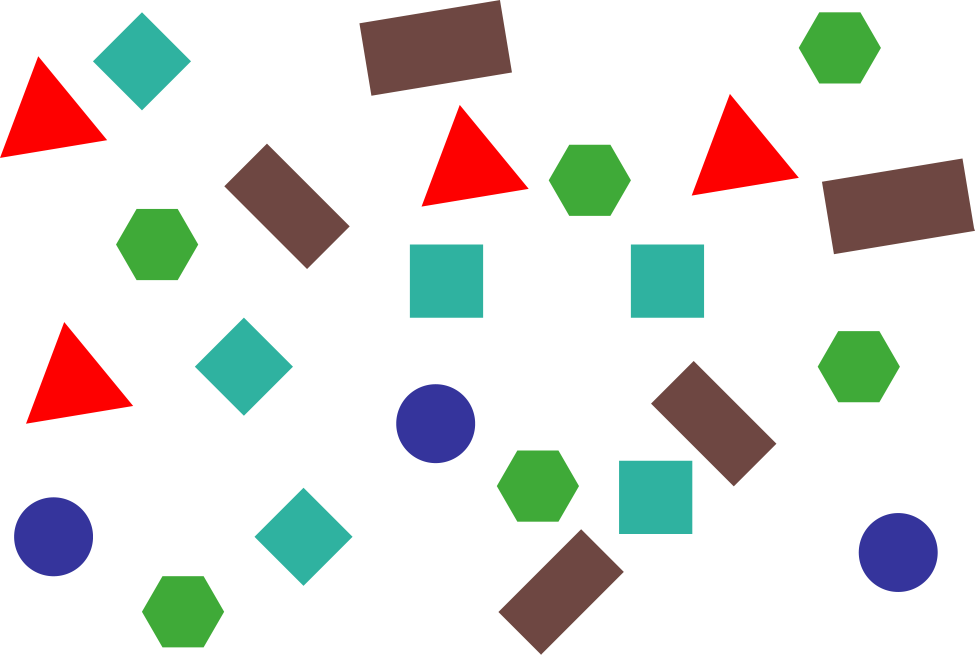
#> input picture img/simu2.jpg, 3898 x 2619 px, found by its file name (shown at 1/4 size)
$ python contour_detection_im.py
#> lines starting #> are read from the running program, lines starting #| are printed output that depends on the picture; after the words box and inside, x2 and y2 are one past the last pixel; in counts of white or black regions, pixels touching at a corner belong together
import cv2 as cv

img = cv.imread('C:\\Users\\amine\\Desktop\\codings\\Final\\img\\simu2.jpg')
#> img is the input picture: shape (2619, 3898, 3); mean B, G, R 219.3, 222.8, 222.9
print('image found')
print(img.shape)
#| (2619, 3898, 3)
h=img.shape[0]
#> h = 2619
w=img.shape[1]
#> w = 3898
result = img.copy()
result = cv.resize(result, (640, 484))
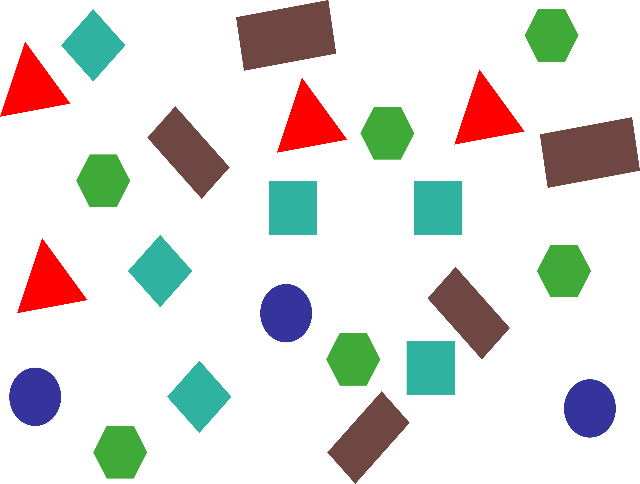
#> result: shape (484, 640, 3); mean B, G, R 219.3, 222.8, 222.9
# Remove noise from the image
blurred = cv.GaussianBlur(result,(7,7),0)
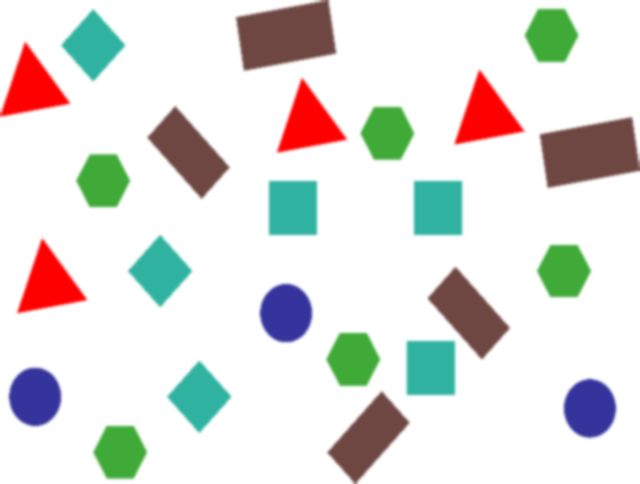
#> blurred: shape (484, 640, 3); mean B, G, R 219.3, 222.8, 222.9
img_gray = cv.cvtColor(blurred, cv.COLOR_BGR2GRAY)
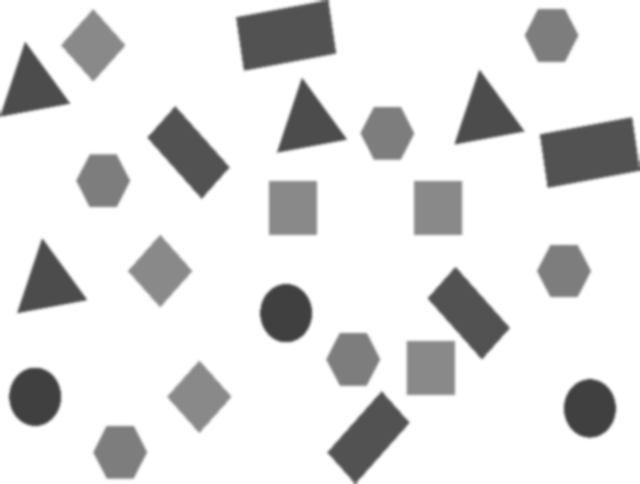
#> img_gray: shape (484, 640); min 64, max 255, mean 222.4
_, thresh = cv.threshold(img_gray, 95, 255, cv.THRESH_BINARY+cv.THRESH_OTSU)
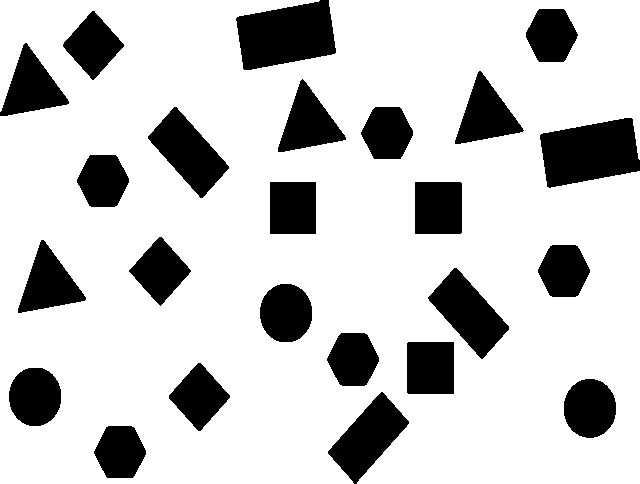
#> thresh: shape (484, 640); 79.2% white; 24 black regions, largest, box (x1, y1, x2, y2) and area: (540, 118, 640, 188) 5127, (236, 0, 336, 70) 5125, (328, 392, 409, 484) 3456
thresh = 255-thresh #The function findContours describes the contour of areas consisting of ones. The areas in which you are interested are black, though.    contours, _  = cv.findContours(thresh, cv.RETR_EXTERNAL, cv.CHAIN_APPROX_SIMPLE)
#> thresh: shape (484, 640); 20.8% white; 24 white regions
contours, _  = cv.findContours(thresh, cv.RETR_EXTERNAL, cv.CHAIN_APPROX_SIMPLE)
#> contours = 24 contours; largest, box (x1, y1, x2, y2) and area: (540, 118, 640, 188) 4983, (236, 0, 336, 70) 4981, (328, 392, 409, 484) 3362, (428, 268, 509, 359) 3358, (148, 107, 229, 198) 3358

    #____________________________
        #Straight Bounding Rectangl
        # Get the bounding rectangle

print("Number of Contours Returned: {}".format(len(contours)))
#| Number of Contours Returned: 24
clength=format(len(contours))
#> clength = '24'
clength=int(clength)
#> clength = 24
contour = contours[:]
#> contour has the same summary as contours
yellowCL=[]
ss=0
for contour in contours:
    x, y, w, h = cv.boundingRect(contour)
            # Draw the rectangle around the object.
            #green=cv.rectangle(result, (x, y), (x+w, y+h), (0, 255, 0), 3)
            #print (green)

    f=10
    xy=x-f
    yy=y-f
    wy=w+f
    hy=h+f
    yellow = cv.rectangle(result, (xy, yy), (x+wy, y+hy), (0, 255, 255), 3)
    #print (yellow)

    yellowContour=([xy, yy],[x+wy, y+hy])
    print("\n yellowContour = ",yellowContour)

    yellowCL.insert(ss, yellowContour)
    ss += 1
#> this loop made 24 passes
#> (x, y, w, h, xy, yy, wy, hy) on passes 1 to 12: (94, 426, 52, 52, 84, 416, 62, 62), (328, 392, 81, 92, 318, 382, 91, 102), (564, 379, 52, 59, 554, 369, 62, 69), (9, 368, 52, 58, -1, 358, 62, 68), (169, 363, 61, 68, 159, 353, 71, 78), (407, 342, 47, 52, 397, 332, 57, 62), (327, 333, 52, 53, 317, 323, 62, 63), (260, 284, 52, 58, 250, 274, 62, 68), (428, 268, 81, 91, 418, 258, 91, 101), (538, 245, 52, 52, 528, 235, 62, 62), (18, 240, 68, 73, 8, 230, 78, 83), (129, 237, 62, 69, 119, 227, 72, 79)
#> (contour, x, y, w, h, xy, yy, wy) on pass 14: ([[270, 182], [270, 233], [315, 233], [315, 182]], 270, 182, 46, 52, 260, 172, 56)
#|  yellowContour =  ([84, 416], [156, 488])
#|  yellowContour =  ([318, 382], [419, 494])
#|  yellowContour =  ([554, 369], [626, 448])
#|  yellowContour =  ([-1, 358], [71, 436])
#|  yellowContour =  ([159, 353], [240, 441])
#|  yellowContour =  ([397, 332], [464, 404])
#|  yellowContour =  ([317, 323], [389, 396])
#|  yellowContour =  ([250, 274], [322, 352])
#> (further printed lines are left out)
#> pass 2, `yellow = cv.rectangle(result, (xy, yy), (x+wy, y+hy), (0, 255, 255), 3)`:
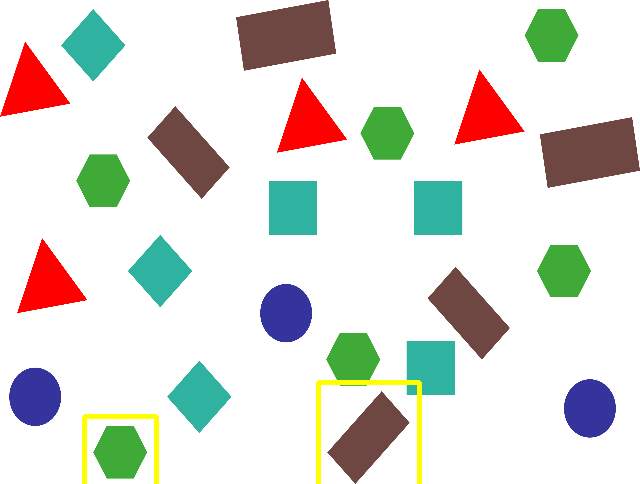
#> yellow: shape (484, 640, 3); mean B, G, R 217.3, 222.9, 223
#> pass 3, `yellow = cv.rectangle(result, (xy, yy), (x+wy, y+hy), (0, 255, 255), 3)`:
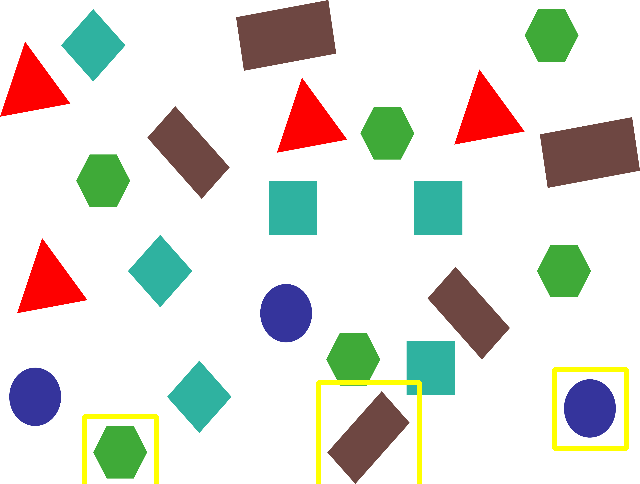
#> yellow: shape (484, 640, 3); 0.48% of pixels changed, all inside (x1, y1, x2, y2) = (552, 367, 629, 451)
#> after the loop:
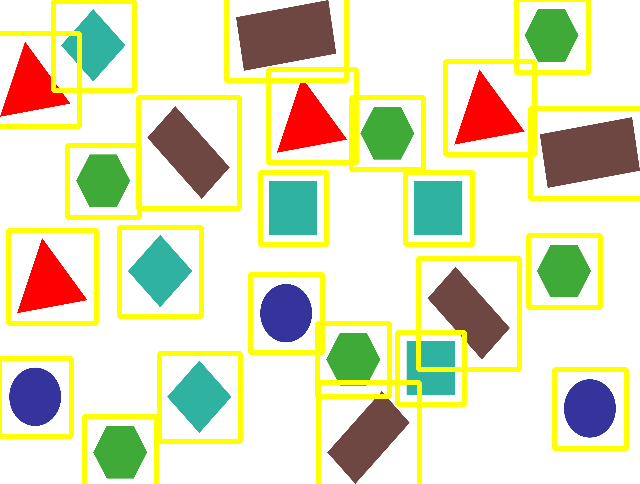
#> result: shape (484, 640, 3); 11.53% of pixels changed, all inside (x1, y1, x2, y2) = (0, 0, 640, 484)
#> after the loop, ss = 24; yellowCL = 24 items
    #____________________________
    #cv.drawContours(result, contours[:], -1, (0, 255, 0), 5)
    #print("Number of Contours Returned: {}".format(len(contours)))

print("yellowCL = ",yellowCL)
#> (printed output is left out)

#____________________________
#store the coutours on a list
print("Number of Contours Returned: {}".format(len(contours)))
#| Number of Contours Returned: 24
#thresh = cv.resize(thresh, (640, 484))
frameshape=result.shape
#> frameshape = (484, 640, 3)
print(frameshape)
#| (484, 640, 3)
cv.imshow("Shapes", result)
cv.imshow("THRESH", thresh)
cv.waitKey()
cv.destroyAllWindows()

$ run again, with img/shapess.jpg copied over img/simu2.jpg
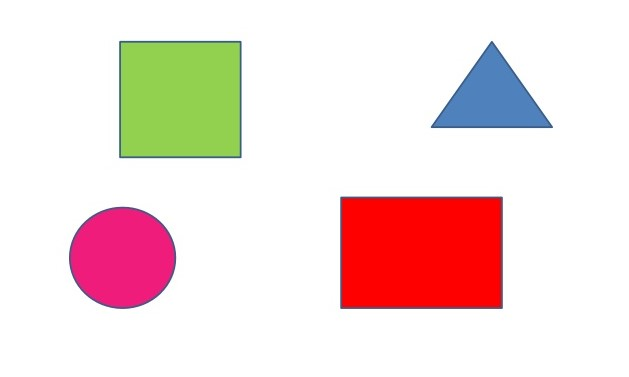
#> input picture img/shapess.jpg, 629 x 377 px, found by its file name
#> img is the input picture: shape (377, 629, 3); mean B, G, R 218.9, 221.4, 242
#| (377, 629, 3)
#> `_, thresh = cv.threshold(img_gray, 95, 255, cv.THRESH_BINARY+cv.THRESH..`:
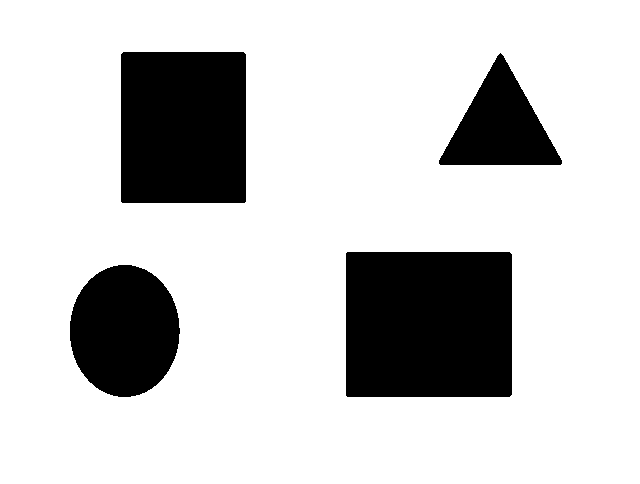
#> thresh: shape (484, 640); 80.1% white; 4 black regions, box (x1, y1, x2, y2) and area: (346, 252, 512, 397) 24062, (121, 52, 246, 203) 18867, (70, 265, 180, 397) 11379, (439, 53, 562, 165) 7263
#> contours = 4 contours; box (x1, y1, x2, y2) and area: (346, 252, 512, 397) 23755, (121, 52, 246, 203) 18595, (70, 265, 180, 397) 11207, (439, 53, 562, 165) 7091
#| Number of Contours Returned: 4
#> `clength=format(len(contours))`: clength = '4'
#> `clength=int(clength)`: clength = 4
#> contour has the same summary as contours
#> the loop `for contour in contours:` made 4 passes
#> (x, y, w, h, xy, yy, wy, hy) on passes 1 to 4: (70, 265, 110, 132, 60, 255, 120, 142), (346, 252, 166, 145, 336, 242, 176, 155), (439, 53, 123, 112, 429, 43, 133, 122), (121, 52, 125, 151, 111, 42, 135, 161)
#> (printed output is left out)
#> after the loop `for contour in contours:`:
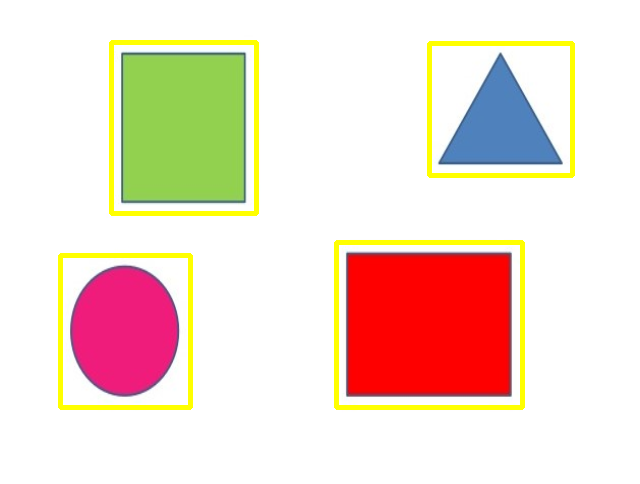
#> result: shape (484, 640, 3); mean B, G, R 208.8, 221.4, 242
#> after the loop `for contour in contours:`: yellowCL = [([60, 255], [190, 407]), ([336, 242], [522, 407]), ([429, 43], [572, 175]), ([111, 42], [256, 213])]
#| yellowCL =  [([60, 255], [190, 407]), ([336, 242], [522, 407]), ([429, 43], [572, 175]), ([111, 42], [256, 213])]
#| Number of Contours Returned: 4
#| (484, 640, 3)
